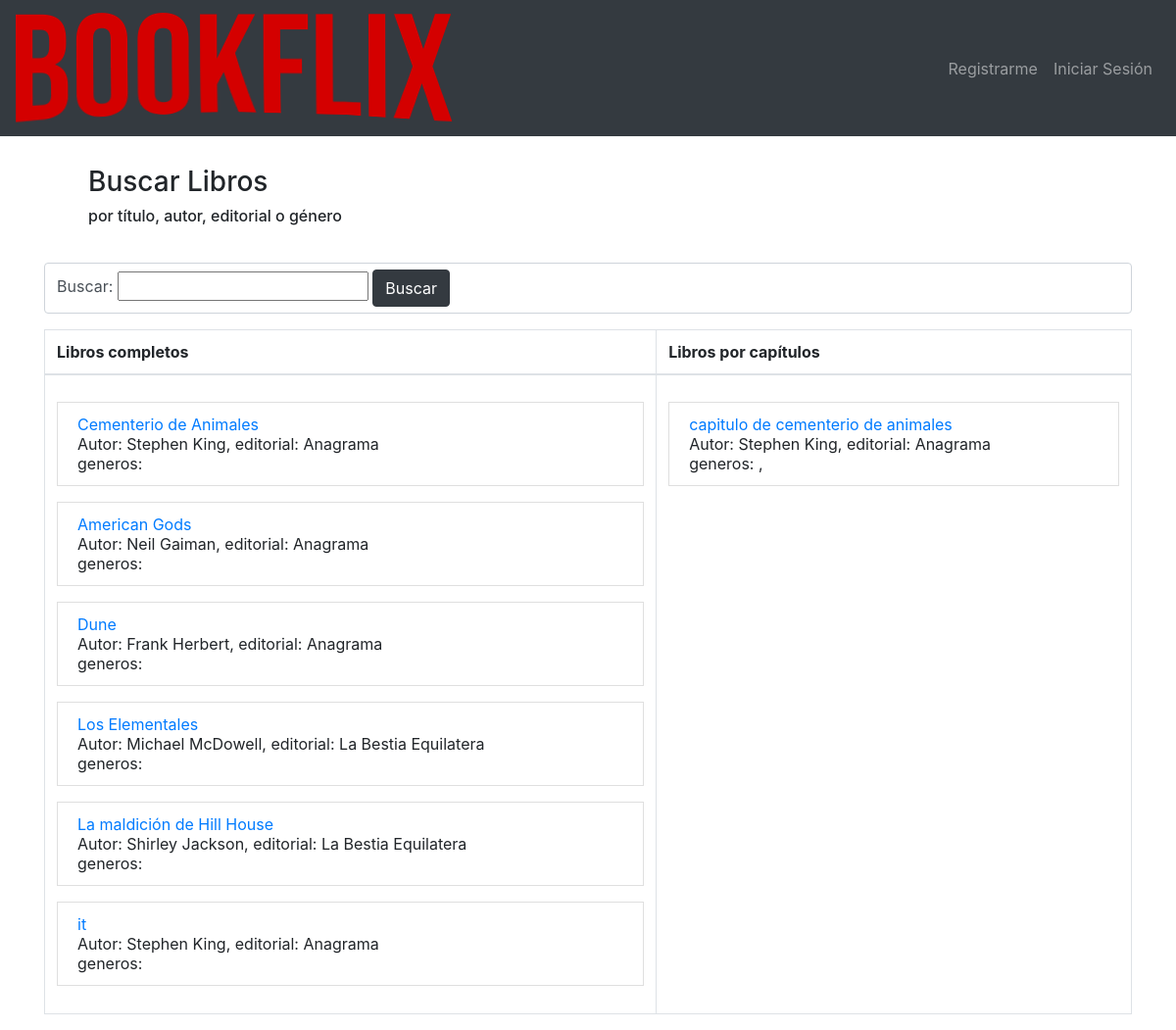
The page /buscar/ on the database its author committed.
### appBookflix/models.py (models this page shows, shortened)
class Libro (models.Model):
    isbn = models.CharField( max_length=16,primary_key=True, validators =[validateIsbn,validateIsbnNum],default='')
    titulo= models.CharField(('titulo'),max_length=100)
    descripcion = models.TextField(('descripcion'), blank=True, null=True)
    portada= models.ImageField(('portada'), upload_to='portadas_libros', height_field=None, width_field=None, max_length=None, )
    autor= models.ForeignKey(Autor,on_delete=models.CASCADE, verbose_name="autor")
    genero = models.ManyToManyField(Genero, verbose_name="generos")
    editorial = models.ForeignKey(Editorial, on_delete=models.CASCADE)
    mostrar_en_home= models.BooleanField(default=False)
    pdf = models.FileField(upload_to='pdf', blank=True, null=True)   #por si en un futuro hacemos que se guarde en la base de datos
    class Meta:
        verbose_name = "Libro"
        verbose_name_plural = "Libros"

class Autor (models.Model):
    nombre= models.CharField(max_length=50, blank=True, null=True)
    apellido= models.CharField(max_length=50, blank=True, null=True)
    descripcion = models.TextField("descripcion",blank=True, null=True)
    created_date = models.DateTimeField("fecha de creación", default=timezone.now)
    def __str__(self):
        return "%s %s" %(self.nombre, self.apellido)
    class Meta:
        verbose_name = "Autor"
        verbose_name_plural = "Autores"
        unique_together= ("nombre", "apellido")

class Editorial(models.Model):
    name= models.CharField("Nombre", max_length=50, primary_key=True)
    descripcion = models.TextField("descripcion",blank=True, null=True)
    email = models.EmailField( max_length=254, blank=True, null=True)
    created_date = models.DateTimeField("",default=timezone.now)
    def __str__(self):
        return self.name
    class Meta:
        verbose_name = "Editorial"
        verbose_name_plural = "Editoriales"

class BookByChapter(models.Model):
    isbn = models.CharField( max_length=16, unique=True, validators =[validateIsbnPorCapitulo, validateIsbnNum], )
    title = models.CharField(('titulo'), max_length=50)
    cant_chapter = models.IntegerField('Cantidad de capitulos', default = 1)
    description = models.TextField(('descripcion'), blank=True, null=True)
    image= models.ImageField("imagen", upload_to='portadas_libros', height_field=None, width_field=None, max_length=None, )
    author= models.ForeignKey(Autor, on_delete=models.CASCADE, verbose_name="autor")
    genders = models.ManyToManyField(Genero, verbose_name="generos")
    editorial = models.ForeignKey(Editorial, on_delete=models.CASCADE)
    mostrar_en_home= models.BooleanField(default=False)
    class Meta:
        verbose_name = "Libro por capítulo"
        verbose_name_plural = "Libro por capítulos"

class Genero (models.Model):
    nombre = models.CharField(max_length=50, blank=True, null=True)
    descripcion = models.TextField(("descripcion"),blank=True, null=True)
    created_date = models.DateTimeField(("fecha de creación"), default=timezone.now)
    class Meta:
        verbose_name = "Género"
        verbose_name_plural = "Géneros"

### appBookflix/views.py (the view)
# urls.py: path('buscar/',buscar, name="buscar"),
def buscar(request):
    context={ }
    if request.POST:
        form= BuscarForm(request.POST)
        if form.is_valid():
            def buscar_por_autor(query):
                autores = Autor.objects.filter(nombre__icontains=query)
                autores2 = Autor.objects.filter(apellido__icontains=query)
                result = []
                for autor in autores:
                    result = result + list(Libro.objects.filter(autor=autor, mostrar_en_home=True))
                for autor in autores2:
                    result = result + list(Libro.objects.filter(autor=autor, mostrar_en_home=True))
                return result
            def buscar_por_genero(query):
                generos = Genero.objects.filter(nombre__icontains=query)
                result = []
                for genero in generos:
                    result = result + list(Libro.objects.filter(genero=genero, mostrar_en_home=True))
                return result
            def buscar_por_editorial(query):
                editoriales = Editorial.objects.filter(name__icontains=query)
                result = []
                for editorial in editoriales:
                    result = result + list(Libro.objects.filter(editorial=editorial, mostrar_en_home=True))
                return result
            def buscar_por_titulo(query):
                result = Libro.objects.filter(titulo__icontains=query)
                return result
            def buscar_por_autorCap(query):
                autores = Autor.objects.filter(nombre__icontains=query)
                autores2 = Autor.objects.filter(apellido__icontains=query)
                result = []
                for autor in autores:
                    result = result + list(BookByChapter.objects.filter(autor=autor, mostrar_en_home=True))
                for autor in autores2:
                    result = result + list(BookByChapter.objects.filter(autor=autor, mostrar_en_home=True))
                return result
            def buscar_por_generoCap(query):
                generos = Genero.objects.filter(nombre__icontains=query)
                result = []
                for genero in generos:
                    result = result + list(BookByChapter.objects.filter(genders=genero, mostrar_en_home=True))
                return result
            def buscar_por_editorialCap(query):
                editoriales = Editorial.objects.filter(name__icontains=query)
                result = []
                for editorial in editoriales:
                    result = result + list(BookByChapter.objects.filter(editorial=editorial, mostrar_en_home=True))
                return result
            def buscar_por_tituloCap(query):
                result = BookByChapter.objects.filter(title__icontains=query, mostrar_en_home=True)
                return result
            def buscar_por_isbn(query):
                result = Libro.objects.filter(isbn=query, mostrar_en_home=True)
                return result
            def buscar_por_isbnCap(query):
                result = BookByChapter.objects.filter(isbn=query, mostrar_en_home=True)
                return result
            palabra= form.cleaned_data['buscar']
            query= str(palabra).split(' ')
            allBook = Libro.objects.filter(mostrar_en_home = True)
            AllBookCap= BookByChapter.objects.filter(mostrar_en_home = True)
            results=set()
            resultsCap=set()
            for palabra in query:
                resultsAutor = set(allBook) & set(buscar_por_autor(palabra))
                resultsGenero =  set(allBook)  & set(buscar_por_genero(palabra))
                resultsTitulo =  set(allBook)  & set(buscar_por_titulo(palabra))
                resultsEditorial = set(allBook)  & set(buscar_por_editorial(palabra))
                resultsIsbn= set(allBook) & set(buscar_por_isbn(palabra))
                results= results | (resultsAutor | resultsGenero | resultsTitulo | resultsEditorial | resultsIsbn)
                resultsAutor = set(AllBookCap) & set(buscar_por_autorCap(palabra))
                resultsGenero = set(AllBookCap) & set(buscar_por_generoCap(palabra))
                resultsTitulo = set(AllBookCap) & set(buscar_por_tituloCap(palabra))
                resultsEditorial = set(AllBookCap) & set(buscar_por_editorialCap(palabra))
                resultsIsbn= set(AllBookCap) & set(buscar_por_isbnCap(palabra))
                resultsCap= resultsCap | (resultsAutor | resultsGenero | resultsTitulo | resultsEditorial | resultsIsbn)
            context['libros']= set(results)
            context['librosCap']= set(resultsCap)
    else:
        context['libros']= Libro.objects.all()
        context['librosCap']= BookByChapter.objects.all()
    form=BuscarForm()
    context['form']= form
    return render(request, "appBookflix/buscar.html", context)

### appBookflix/forms.py
class BuscarForm(forms.Form):
    buscar= forms.CharField(max_length=100)

### appBookflix/templates/appBookflix/buscar.html (shortened to what this page needs)
{% include "appBookflix/navbar_home.html" %}
<div class="container" style="margin-top: 30px;">
  <div class="row" style="margin: 30px;">
    <div class="col" >
        <h3>Buscar Libros</h3>
          <h6>por título, autor, editorial o género</h6>
      </div>
    </div>
<div>
<form method="post" input class="form-control" id="listSearch" type="text" placeholder="" style="height: fit-content !important;">
{%for field in form%}
  {{field.label_tag}}
  {{field}}
{%endfor%}
<button class="btn btn-dark" type="submit">Buscar</button>
  </form>
</div>
<table class="table table-bordered">
    <tr>
     <thead>
    <tr>
      <th scope="col">Libros completos</th>
      <th scope="col">Libros por capítulos</th>
    </tr>
    </thead>
    <tbody>
    <tr>
      <td>
       {% if libros%}
            {%for libro in libros%}
              <p><li class="list-group-item"> <a href="/leer_libro/{{libro.isbn}}"> {{ libro.titulo}} </a> <br> Autor: {{libro.autor}}, editorial: {{libro.editorial}} <br>
              generos: {%for gen in libro.genders.all%} {{gen.name}} , {% endfor%} </li>
              </p>
            {%endfor %}
          {%endif%}
      </td>
      <td>
           {% if librosCap%}
            {%for libro in librosCap%}
            <p><li class="list-group-item"> <a href="/libro_capitulo/{{libro.isbn}}"> {{ libro.title}} </a> <br> Autor: {{libro.author}}, editorial: {{libro.editorial}} <br>
              generos: {%for gen in libro.genders.all%} {{gen.name}} , {% endfor%}</li>
              </p>
            {%endfor %}
          {%endif%}
      </td>
</table>
</div>

### rows shown on the page
Libro: titulo "Cementerio de Animales", autor "Stephen King", editorial "Anagrama"
Libro: titulo "American Gods", autor "Neil Gaiman", editorial "Anagrama"
Libro: titulo "Dune", autor "Frank Herbert", editorial "Anagrama"
Libro: titulo "Los Elementales", autor "Michael McDowell", editorial "La Bestia Equilatera"
Libro: titulo "La maldición de Hill House", autor "Shirley Jackson", editorial "La Bestia Equilatera"
Libro: titulo "it", autor "Stephen King", editorial "Anagrama"
BookByChapter: title "capitulo de cementerio de animales", author "Stephen King", editorial "Anagrama"

### other values the page prints
{{ field.label_tag }} "Buscar:"
